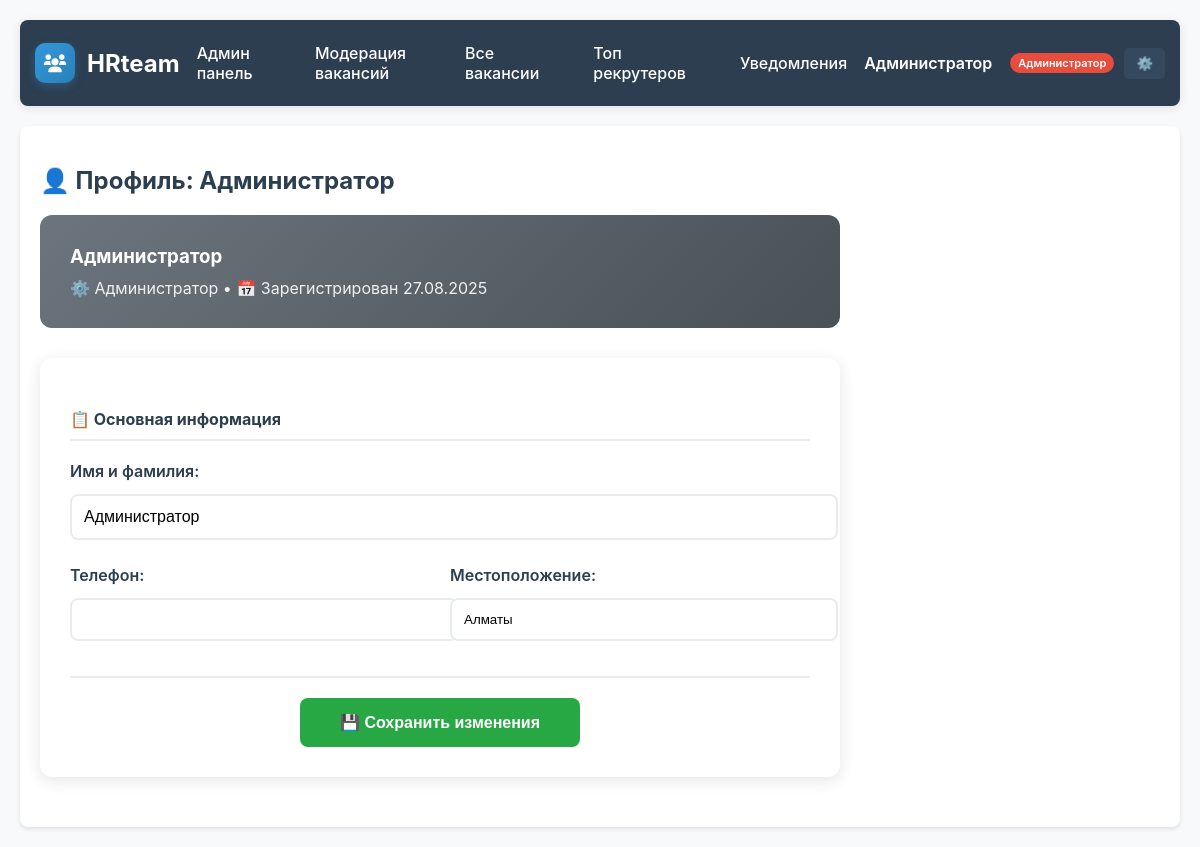
/profile (signed in), run on the app's committed database.
### models.py (models this page shows)
class User(Base):
    __tablename__ = "users"
    id = Column(String, primary_key=True, default=lambda: str(uuid.uuid4()))
    email = Column(String, unique=True, index=True, nullable=False)
    name = Column(String, nullable=False)
    hashed_password = Column(String, nullable=False)
    user_type = Column(Enum(UserType), nullable=False)
    first_name = Column(String)
    last_name = Column(String)
    phone = Column(String)
    location = Column(String)
    bio = Column(Text)
    avatar_url = Column(String)
    experience = Column(Text)
    specialization = Column(String)
    portfolio_url = Column(String)
    resume_url = Column(String)
    skills = Column(Text)
    certifications = Column(Text)
    languages = Column(String)
    hourly_rate = Column(Float)
    availability = Column(String)
    company = Column(String)
    company_size = Column(String)
    industry = Column(String)
    website = Column(String)
    company_description = Column(Text)
    tax_id = Column(String)
    is_verified = Column(Boolean, default=False)
    is_active = Column(Boolean, default=True)
    email_verified = Column(Boolean, default=False)
    phone_verified = Column(Boolean, default=False)
    verification_token = Column(String)
    reset_password_token = Column(String)
    reset_password_expires = Column(DateTime)
    last_login = Column(DateTime)
    last_activity = Column(DateTime)
    login_count = Column(Integer, default=0)
    profile_completion = Column(Integer, default=0)
    email_notifications = Column(Boolean, default=True)
    sms_notifications = Column(Boolean, default=False)
    push_notifications = Column(Boolean, default=True)
    newsletter_subscription = Column(Boolean, default=True)
    created_at = Column(DateTime, default=datetime.utcnow)
    updated_at = Column(DateTime, default=datetime.utcnow, onupdate=datetime.utcnow)
    deleted_at = Column(DateTime)
    jobs = relationship("Job", back_populates="employer", foreign_keys="Job.employer_id")
    recruiter_applications = relationship("Application", back_populates="recruiter")
    sent_messages = relationship("Message", back_populates="sender", foreign_keys="Message.sender_id")
    received_messages = relationship("Message", back_populates="recipient", foreign_keys="Message.recipient_id")
    recruiter_ratings = relationship("RecruiterRating", back_populates="recruiter", foreign_keys="RecruiterRating.recruiter_id")
    employer_ratings = relationship("RecruiterRating", back_populates="employer", foreign_keys="RecruiterRating.employer_id")
    notifications = relationship("Notification", back_populates="user", foreign_keys="Notification.user_id")
    payments = relationship("Payment", back_populates="employer")

### main.py (the view)
@app.get("/profile", response_class=HTMLResponse)
def profile(request: Request, db: Session = Depends(get_db), current_user: User = Depends(get_required_user)):
    unread_count = get_unread_notifications_count(db, current_user.id)
    completed_jobs = []
    if current_user.user_type == UserType.RECRUITER:
        completed_applications = db.query(Application).filter(
            Application.recruiter_id == current_user.id,
            Application.status == ApplicationStatus.COMPLETED
        ).all()
        completed_jobs = [app.job for app in completed_applications]
    analytics = {}
    if current_user.user_type == UserType.EMPLOYER:
        analytics = {
            "total_jobs": db.query(Job).filter(Job.employer_id == current_user.id).count(),
            "completed_jobs": db.query(Job).filter(
                Job.employer_id == current_user.id,
                Job.status == JobStatus.COMPLETED
            ).count(),
            "success_rate": 0
        }
        if analytics["total_jobs"] > 0:
            analytics["success_rate"] = round((analytics["completed_jobs"] / analytics["total_jobs"]) * 100)
    return templates.TemplateResponse("recruiter_profile.html", {
        "request": request,
        "current_user": current_user,
        "unread_count": unread_count,
        "completed_jobs": completed_jobs,
        "analytics": analytics
    })

### templates/recruiter_profile.html (shortened to what this page needs)
{% extends "base.html" %}
{% block content %}
<div class="container" style="max-width: 800px;">
    {% if current_user.user_type.value == 'employer' %}
        <h2>👔 Профиль работодателя: {{ current_user.name }}</h2>
    {% elif current_user.user_type.value == 'recruiter' %}
        <h2>🎯 Профиль рекрутера: {{ current_user.name }}</h2>
    {% else %}
        <h2>👤 Профиль: {{ current_user.name }}</h2>
    {% endif %}
    {% if current_user.user_type.value == 'employer' %}
        <div style="background: linear-gradient(135deg, #007bff, #0056b3); color: white; padding: 30px; border-radius: 12px; margin-bottom: 30px;">
    {% elif current_user.user_type.value == 'recruiter' %}
        <div style="background: linear-gradient(135deg, #28a745, #20c997); color: white; padding: 30px; border-radius: 12px; margin-bottom: 30px;">
    {% else %}
        <div style="background: linear-gradient(135deg, #6c757d, #495057); color: white; padding: 30px; border-radius: 12px; margin-bottom: 30px;">
    {% endif %}
        <h3 style="margin: 0 0 10px 0;">{{ current_user.name }}</h3>
        <div style="opacity: 0.9; font-size: 16px;">
            {% if current_user.user_type.value == 'employer' %}
                🏢 Работодатель
            {% elif current_user.user_type.value == 'recruiter' %}
                🎯 Рекрутер
            {% elif current_user.user_type.value == 'admin' %}
                ⚙️ Администратор
            {% endif %}
            • 📅 Зарегистрирован {{ current_user.created_at.strftime('%d.%m.%Y') }}
        </div>
    </div>
    <form method="post" style="background: white; padding: 30px; border-radius: 12px; box-shadow: 0 4px 15px rgba(0,0,0,0.1);">
        <div style="margin-bottom: 30px;">
            <h4 style="color: #2c3e50; margin-bottom: 20px; border-bottom: 2px solid #e9ecef; padding-bottom: 10px;">
                📋 Основная информация
            </h4>
            <div style="margin-bottom: 20px;">
                <label style="display: block; font-weight: 600; margin-bottom: 8px;">Имя и фамилия:</label>
                <input type="text" name="name" value="{{ current_user.name }}" required
                       style="width: 100%; padding: 12px; border: 2px solid #e9ecef; border-radius: 8px; font-size: 16px;">
            </div>
            <div style="display: grid; grid-template-columns: 1fr 1fr; gap: 20px;">
                <div>
                    <label style="display: block; font-weight: 600; margin-bottom: 8px;">Телефон:</label>
                    <input type="text" name="phone" value="{{ current_user.phone or '' }}"
                           style="width: 100%; padding: 12px; border: 2px solid #e9ecef; border-radius: 8px;">
                </div>
                <div>
                    <label style="display: block; font-weight: 600; margin-bottom: 8px;">Местоположение:</label>
                    <input type="text" name="location" value="{{ current_user.location or '' }}"
                           style="width: 100%; padding: 12px; border: 2px solid #e9ecef; border-radius: 8px;">
                </div>
            </div>
        </div>
        <div style="text-align: center; padding-top: 20px; border-top: 2px solid #e9ecef;">
            {% if current_user.user_type.value == 'employer' %}
                <button type="submit" style="background: #007bff; color: white; padding: 15px 40px; border: none; border-radius: 8px; font-size: 16px; font-weight: 600; cursor: pointer; transition: all 0.3s;" onmouseover="this.style.background='#0056b3'" onmouseout="this.style.background='#007bff'">
                    💾 Сохранить изменения
                </button>
            {% else %}
                <button type="submit" style="background: #28a745; color: white; padding: 15px 40px; border: none; border-radius: 8px; font-size: 16px; font-weight: 600; cursor: pointer; transition: all 0.3s;" onmouseover="this.style.background='#218838'" onmouseout="this.style.background='#28a745'">
                    💾 Сохранить изменения
                </button>
            {% endif %}
        </div>
    </form>
</div>
{% endblock %}

### templates/base.html (shortened to what this page needs)
<!DOCTYPE html>
<html lang="ru">
<head>
  <link rel="stylesheet" href="/static/style.css">
  <link href="https://cdnjs.cloudflare.com/ajax/libs/font-awesome/6.0.0/css/all.min.css" rel="stylesheet">
</head>
<body>
  <header>
    <nav>
      <div class="logo">
        <div style="background: linear-gradient(135deg, #3498db, #2980b9); width: 40px; height: 40px; border-radius: 10px; display: flex; align-items: center; justify-content: center; box-shadow: 0 3px 10px rgba(52,152,219,0.3);">
          <i class="fas fa-users" style="color: white; font-size: 18px;"></i>
        </div>
        HRteam
      </div>
      <div class="nav-links">
        {% if not current_user %}
          <a href="/">Главная</a>
          <a href="/jobs">Вакансии</a>
          <a href="/top-recruiters">Топ рекрутеров</a>
          <a href="/faq">Вопросы и ответы</a>
        {% else %}
          {% if current_user.user_type.value == 'admin' %}
            <a href="/admin">Админ панель</a>
            <a href="/admin/jobs">Модерация вакансий</a>
            <a href="/jobs">Все вакансии</a>
            <a href="/top-recruiters">Топ рекрутеров</a>
          {% elif current_user.user_type.value == 'employer' %}
            <a href="/jobs">Вакансии</a>
            <a href="/my/jobs">Мои вакансии</a>
            <a href="/top-recruiters">Рекрутеры</a>
          {% elif current_user.user_type.value == 'recruiter' %}
            <a href="/jobs">Вакансии</a>
            <a href="/my/applications">Мои отклики</a>
            <a href="/top-recruiters">Топ рекрутеров</a>
          {% endif %}
          <a href="/notifications">
            Уведомления
          </a>
        {% endif %}
      </div>
      <div style="display: flex; align-items: center; gap: 15px;">
        {% if current_user %}
          <div style="display: flex; align-items: center; gap: 10px;">
            <span style="color: white; font-weight: 600;">{{ current_user.name }}</span>
            <span class="user-badge {{ current_user.user_type.value }}">
              {% if current_user.user_type.value == 'admin' %}Администратор
              {% elif current_user.user_type.value == 'employer' %}Работодатель
              {% elif current_user.user_type.value == 'recruiter' %}Рекрутер
              {% endif %}
            </span>
            <div style="position: relative; display: inline-block;">
              <button style="background: #34495e; color: white; border: none; padding: 8px 12px; border-radius: 5px; cursor: pointer;" onclick="toggleDropdown()">
                ⚙️
              </button>
            </div>
          </div>
        {% else %}
          <a href="/register" style="color: white; text-decoration: none;">Регистрация</a>
          <a href="/login" style="color: white; text-decoration: none; background: #3498db; padding: 8px 15px; border-radius: 5px;">Вход</a>
        {% endif %}
      </div>
    </nav>
  </header>
  <main style="max-width: 1200px; margin: 0 auto; padding: 20px;">
    {% block content %}{% endblock %}
  </main>
</body>
</html>

### static/style.css (style rules this page uses)
body { font-family: Arial, sans-serif; margin: 0; padding: 20px; background-color: #f5f5f5; }
header { background-color: white; padding: 20px; border-radius: 8px; margin-bottom: 20px; box-shadow: 0 2px 4px rgba(0,0,0,0.1); }
nav a { text-decoration: none; color: #007bff; margin: 0 5px; }
main { background-color: white; padding: 20px; border-radius: 8px; box-shadow: 0 2px 4px rgba(0,0,0,0.1); }
form input, form textarea, form select { width: 100%; padding: 8px; margin: 5px 0; border: 1px solid #ddd; border-radius: 4px; }
form button { background: #007bff; color: white; padding: 10px 20px; border: none; border-radius: 4px; cursor: pointer; }

### templates/base.html (style rules this page uses)
body { font-family: 'Inter', -apple-system, BlinkMacSystemFont, sans-serif; margin: 0; background: #f8f9fa; color: #2c3e50; }
header { background: #2c3e50; color: white; padding: 15px; box-shadow: 0 2px 10px rgba(0,0,0,0.1); position: sticky; top: 0; z-index: 1000; }
nav { max-width: 1200px; margin: 0 auto; display: flex; justify-content: space-between; align-items: center; }
.logo { display: flex; align-items: center; gap: 12px; font-size: 24px; font-weight: 700; color: white; }
.nav-links { display: flex; align-items: center; gap: 20px; }
.nav-links a { color: white; text-decoration: none; font-weight: 500; padding: 8px 12px; border-radius: 6px; transition: background-color 0.3s ease; user-select: none; }
.user-badge { font-size: 11px; padding: 3px 8px; border-radius: 12px; font-weight: 600; margin-left: 8px; }
.user-badge.admin { background: #e74c3c; color: white; }

### data on the page
User: name "Администратор", created_at "27.08.2025", location "Алматы"
